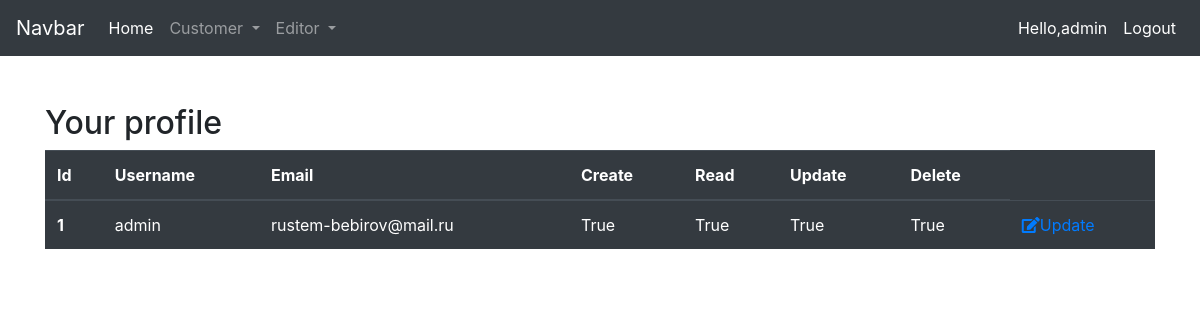
The page / (signed in) on the database as committed earlier.
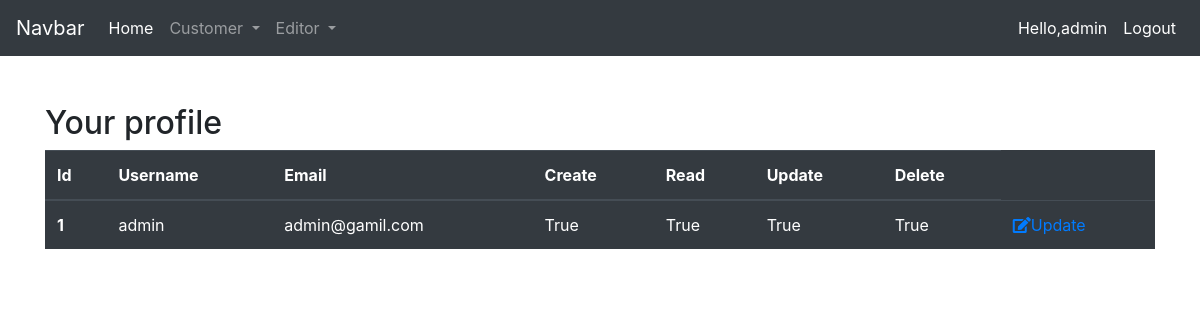
The same page on the database as committed later.
### accounts/models.py (models this page shows, shortened)
class User(AbstractUser):
    email = models.EmailField('Email',unique=True)
    image = models.ImageField("Image 40x40 ",upload_to='profile_images',null=True)
    username = models.CharField('Username', max_length=50,unique=True)
    create = models.BooleanField(default=True)
    read = models.BooleanField(default=True)
    update = models.BooleanField(default=True)
    delete = models.BooleanField(default=True)
    USERNAME_FIELD= 'username'
    REQUIRED_FIELDS = ['email']

### accounts/views.py (the view)
# urls.py: path('',views.home, name='home'),
@login_required(login_url='accounts:login')
def home(request):
    return render(request, 'accounts/dashboard.html')

### accounts/templates/accounts/dashboard.html
{% extends 'accounts/base.html' %}
{% load static %}
{% block content %}
<div class="container mt-5">
    <div class="row">
        <div class="col-sm-12">
            {% if request.user.is_superuser %}
            <h2>Your profile</h2>
            <table class="table table-dark">
                <thead>
                  <tr>
                    <th scope="col">Id</th>
                    <th scope="col">Username</th>
                    <th scope="col">Email</th>
                    <th scope="col">Create</th>
                    <th scope="col">Read</th>
                    <th scope="col">Update</th>
                    <th scope="col">Delete</th>
                  </tr>
                </thead>
                <tbody>
                  <tr>
                    <th scope="row">{{request.user.id}}</th>
                    <td>{{request.user.username}}</td>
                    <td>{{request.user.email}}</td>
                    <td>{{request.user.create}}</td>
                    <td>{{request.user.read}}</td>
                    <td>{{request.user.update}}</td>
                    <td>{{request.user.delete}}</td>
                    <td><a href="{% url 'accounts:admin-update' request.user.pk %}"><i class="fas fa-edit"></i>Update</a></td>
                  </tr>
                </tbody>
              </table>
              {% endif %}
        </div>
    </div>
</div>
{% endblock %}

### accounts/templates/accounts/base.html (shortened to what this page needs)
<!doctype html>
<html lang="en">
  <head>
    <link rel="stylesheet" href="https://cdnjs.cloudflare.com/ajax/libs/font-awesome/5.15.4/css/all.min.css">
    <link rel="stylesheet" href="https://cdn.jsdelivr.net/npm/bootstrap@4.6.0/dist/css/bootstrap.min.css">
  </head>
  <body>
    {% include 'accounts/includes/navbar.html' %}
    {% block content %}
    {% endblock %}
  </body>
</html>

### accounts/templates/accounts/includes/navbar.html (shortened to what this page needs)
<nav class="navbar navbar-expand-lg navbar-dark bg-dark">
    <a class="navbar-brand" href="{% url 'accounts:home' %}">Navbar</a>
    <div class="collapse navbar-collapse" id="navbarSupportedContent">
      <ul class="navbar-nav mr-auto">
        <li class="nav-item active">
          <a class="nav-link" href="{% url 'accounts:home' %}">Home <span class="sr-only">(current)</span></a>
        </li>
        <li class="nav-item dropdown">
          <a class="nav-link dropdown-toggle" href="" id="navbarDropdown" role="button" data-toggle="dropdown" aria-haspopup="true" aria-expanded="false">
            Customer
          </a>
        </li>
        {% if request.user.is_superuser %}
        <li class="nav-item dropdown">
          <a class="nav-link dropdown-toggle" href="" id="navbarDropdown" role="button" data-toggle="dropdown" aria-haspopup="true" aria-expanded="false">
            Editor
          </a>
        </li>
        {% endif %}
      </ul>
      <ul class="navbar-nav ml-auto">
        {% if user.is_authenticated %}
        <li class="nav-item active">
          <a class="nav-link" href=""> Hello,{{user.username}}</a>
        </li>
        <li class="nav-item active">
          <a class="nav-link" href="{% url 'accounts:logout' %}">Logout</a>
        </li>
        {% else %}
        <li class="nav-item active">
          <a class="nav-link" href="{% url 'accounts:login' %}">Login</a>
        </li>
        {% endif %}
      </ul>
    </div>
  </nav>

Rows that differ between the two databases and show on the page:
changed User "admin": user.email "rustem-bebirov@mail.ru" → "admin@gamil.com"
